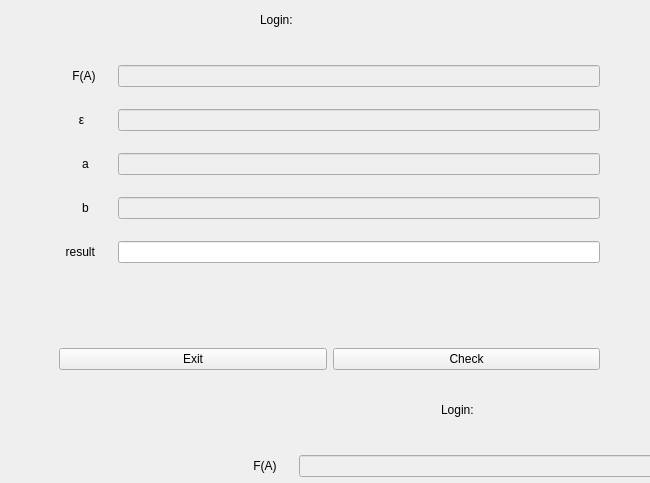
<?xml version="1.0" encoding="UTF-8"?>
<ui version="4.0">
 <class>Task1</class>
 <widget class="QWidget" name="Task1">
  <property name="geometry">
   <rect>
    <x>0</x>
    <y>0</y>
    <width>650</width>
    <height>483</height>
   </rect>
  </property>
  <property name="windowTitle">
   <string>Form</string>
  </property>
  <widget class="QWidget" name="gridLayoutWidget">
   <property name="geometry">
    <rect>
     <x>59</x>
     <y>49</y>
     <width>541</width>
     <height>231</height>
    </rect>
   </property>
   <layout class="QGridLayout" name="gridLayout">
    <item row="0" column="1">
     <widget class="QLineEdit" name="lineEdit_f">
      <property name="enabled">
       <bool>false</bool>
      </property>
     </widget>
    </item>
    <item row="0" column="0">
     <widget class="QLabel" name="label">
      <property name="text">
       <string>    F(A)   </string>
      </property>
     </widget>
    </item>
    <item row="4" column="1">
     <widget class="QLineEdit" name="lineEdit_result"/>
    </item>
    <item row="1" column="0">
     <widget class="QLabel" name="label_2">
      <property name="text">
       <string>      ε</string>
      </property>
     </widget>
    </item>
    <item row="4" column="0">
     <widget class="QLabel" name="label_3">
      <property name="text">
       <string>  result     </string>
      </property>
     </widget>
    </item>
    <item row="1" column="1">
     <widget class="QLineEdit" name="lineEdit_e">
      <property name="enabled">
       <bool>false</bool>
      </property>
     </widget>
    </item>
    <item row="2" column="1">
     <widget class="QLineEdit" name="lineEdit_a">
      <property name="enabled">
       <bool>false</bool>
      </property>
     </widget>
    </item>
    <item row="3" column="1">
     <widget class="QLineEdit" name="lineEdit_b">
      <property name="enabled">
       <bool>false</bool>
      </property>
     </widget>
    </item>
    <item row="3" column="0">
     <widget class="QLabel" name="label_5">
      <property name="text">
       <string>&lt;html&gt;&lt;head/&gt;&lt;body&gt;&lt;p align=&quot;center&quot;&gt;b&lt;/p&gt;&lt;/body&gt;&lt;/html&gt;</string>
      </property>
     </widget>
    </item>
    <item row="2" column="0">
     <widget class="QLabel" name="label_4">
      <property name="text">
       <string>&lt;html&gt;&lt;head/&gt;&lt;body&gt;&lt;p align=&quot;center&quot;&gt;a&lt;/p&gt;&lt;/body&gt;&lt;/html&gt;</string>
      </property>
     </widget>
    </item>
   </layout>
  </widget>
  <widget class="QWidget" name="verticalLayoutWidget">
   <property name="geometry">
    <rect>
     <x>59</x>
     <y>289</y>
     <width>541</width>
     <height>81</height>
    </rect>
   </property>
   <layout class="QVBoxLayout" name="verticalLayout">
    <item>
     <widget class="QLabel" name="label_error">
      <property name="text">
       <string/>
      </property>
     </widget>
    </item>
    <item>
     <layout class="QHBoxLayout" name="horizontalLayout">
      <item>
       <widget class="QPushButton" name="pushButton_exit_task1">
        <property name="text">
         <string>Exit</string>
        </property>
       </widget>
      </item>
      <item>
       <widget class="QPushButton" name="pushButton_check_task1">
        <property name="text">
         <string>Check</string>
        </property>
       </widget>
      </item>
     </layout>
    </item>
   </layout>
  </widget>
  <widget class="QLabel" name="label_6">
   <property name="geometry">
    <rect>
     <x>260</x>
     <y>10</y>
     <width>41</width>
     <height>20</height>
    </rect>
   </property>
   <property name="text">
    <string>Login:</string>
   </property>
  </widget>
  <widget class="QLabel" name="label_login">
   <property name="geometry">
    <rect>
     <x>310</x>
     <y>10</y>
     <width>63</width>
     <height>20</height>
    </rect>
   </property>
   <property name="text">
    <string/>
   </property>
  </widget>
  <widget class="QWidget" name="gridLayoutWidget_2">
   <property name="geometry">
    <rect>
     <x>240</x>
     <y>439</y>
     <width>541</width>
     <height>231</height>
    </rect>
   </property>
   <layout class="QGridLayout" name="gridLayout_2">
    <item row="0" column="1">
     <widget class="QLineEdit" name="lineEdit_f_2">
      <property name="enabled">
       <bool>false</bool>
      </property>
     </widget>
    </item>
    <item row="0" column="0">
     <widget class="QLabel" name="label_7">
      <property name="text">
       <string>    F(A)   </string>
      </property>
     </widget>
    </item>
    <item row="4" column="1">
     <widget class="QLineEdit" name="lineEdit_result_2"/>
    </item>
    <item row="1" column="0">
     <widget class="QLabel" name="label_8">
      <property name="text">
       <string>      ε</string>
      </property>
     </widget>
    </item>
    <item row="4" column="0">
     <widget class="QLabel" name="label_9">
      <property name="text">
       <string>  result     </string>
      </property>
     </widget>
    </item>
    <item row="1" column="1">
     <widget class="QLineEdit" name="lineEdit_e_2">
      <property name="enabled">
       <bool>false</bool>
      </property>
     </widget>
    </item>
    <item row="2" column="1">
     <widget class="QLineEdit" name="lineEdit_a_2">
      <property name="enabled">
       <bool>false</bool>
      </property>
     </widget>
    </item>
    <item row="3" column="1">
     <widget class="QLineEdit" name="lineEdit_b_2">
      <property name="enabled">
       <bool>false</bool>
      </property>
     </widget>
    </item>
    <item row="3" column="0">
     <widget class="QLabel" name="label_10">
      <property name="text">
       <string>&lt;html&gt;&lt;head/&gt;&lt;body&gt;&lt;p align=&quot;center&quot;&gt;b&lt;/p&gt;&lt;/body&gt;&lt;/html&gt;</string>
      </property>
     </widget>
    </item>
    <item row="2" column="0">
     <widget class="QLabel" name="label_11">
      <property name="text">
       <string>&lt;html&gt;&lt;head/&gt;&lt;body&gt;&lt;p align=&quot;center&quot;&gt;a&lt;/p&gt;&lt;/body&gt;&lt;/html&gt;</string>
      </property>
     </widget>
    </item>
   </layout>
  </widget>
  <widget class="QWidget" name="verticalLayoutWidget_2">
   <property name="geometry">
    <rect>
     <x>240</x>
     <y>679</y>
     <width>541</width>
     <height>81</height>
    </rect>
   </property>
   <layout class="QVBoxLayout" name="verticalLayout_2">
    <item>
     <widget class="QLabel" name="label_error_2">
      <property name="text">
       <string/>
      </property>
     </widget>
    </item>
    <item>
     <layout class="QHBoxLayout" name="horizontalLayout_2">
      <item>
       <widget class="QPushButton" name="pushButton_exit_task1_2">
        <property name="text">
         <string>Exit</string>
        </property>
       </widget>
      </item>
      <item>
       <widget class="QPushButton" name="pushButton_check_task1_2">
        <property name="text">
         <string>Check</string>
        </property>
       </widget>
      </item>
     </layout>
    </item>
   </layout>
  </widget>
  <widget class="QLabel" name="label_login_2">
   <property name="geometry">
    <rect>
     <x>491</x>
     <y>400</y>
     <width>63</width>
     <height>20</height>
    </rect>
   </property>
   <property name="text">
    <string/>
   </property>
  </widget>
  <widget class="QLabel" name="label_12">
   <property name="geometry">
    <rect>
     <x>441</x>
     <y>400</y>
     <width>41</width>
     <height>20</height>
    </rect>
   </property>
   <property name="text">
    <string>Login:</string>
   </property>
  </widget>
 </widget>
 <resources/>
 <connections/>
</ui>
